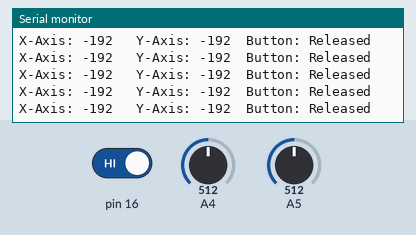
Recording of a sketch running on a simulated Arduino Uno, built with avr-gcc and run on an emulated ATmega328P. On the bench: the last lines printed to the serial monitor. The inputs (shaded band) are chosen by the test bench; at power-on: pin 16 HIGH, A4 = 512, A5 = 512.

Above: at 1.2 s.
1.3 s: pin 16 driven LOW
At 2.1 s:
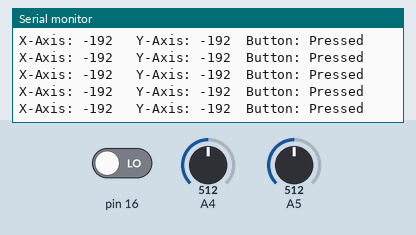
3.2 s: pin 16 driven HIGH
At 3.7 s:
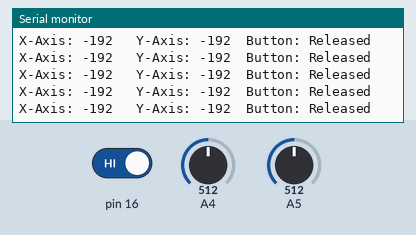
6.2 s: pin 16 driven LOW
At 7.1 s:
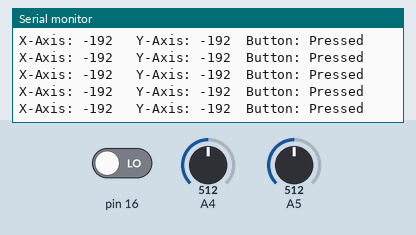

Measured:
- after the input at 1.3 s, the serial monitor: prints a new line at once (image 1)

The sketch:

joystick.ino
```cpp
void setup() {
  Serial.begin(115200);
  pinMode(12, INPUT);
  pinMode(13,INPUT);
  pinMode(16,INPUT);
}

void loop() {
  int x = analogRead(12);  // Read X-Axis value (0-4095)
  int y = analogRead(13);  // Read Y-Axis value (0-4095)
  int xA=map(x,0,4095,-255,255);
  int yA = map(y,0,4095,-255,255);

  // Read the button state (LOW when pressed)
  int buttonState = digitalRead(16);

  // Print the joystick values to the Serial Monitor
  Serial.print("X-Axis: ");
  Serial.print(xA);
  Serial.print("   Y-Axis: ");
  Serial.print(yA);
  Serial.print("  Button: ");
  Serial.println(buttonState == LOW ? "Pressed" : "Released");


}
```
